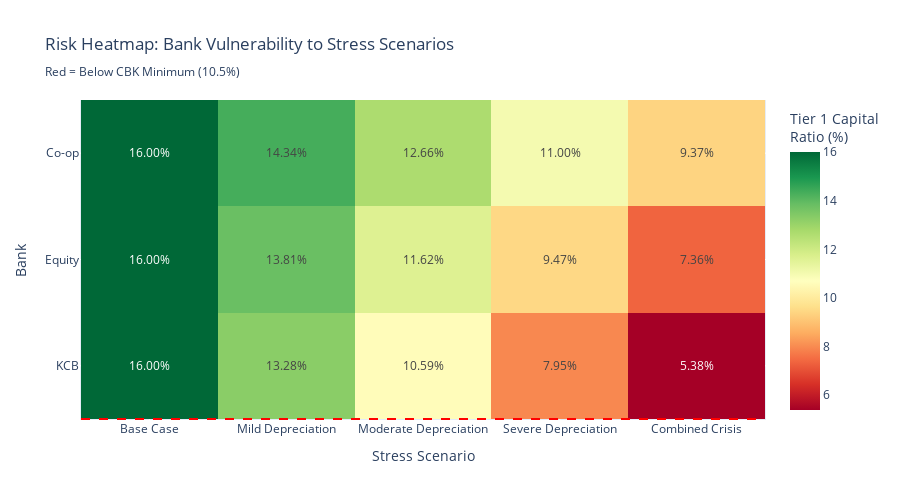

Notebook code cell kept with this figure:
### Markdown cell above
## Risk Heatmap & Vulnerability Matrix
**Purpose**: Create color-coded heatmap matrix showing Tier 1 capital ratios across all banks (rows) and stress scenarios (columns). Green indicates adequate capital, red indicates regulatory breach. Provides intuitive visual summary of which bank-scenario combinations pose greatest systemic risk.

### Code cell
# Risk Heat Map - Scenario vs Bank Vulnerability


# Create risk heatmap showing which banks are most vulnerable
heatmap_data = []
scenario_list = []
bank_list = []
risk_scores = []

for scenario in stress_scenarios.keys():
    for bank in banks_df['Bank Name']:
        stressed_ratio = stress_results[scenario][bank]['Tier 1 Ratio (%)']
        # Risk score: negative if below requirement
        if stressed_ratio < cbk_requirements['Tier 1 Capital Ratio (%)']:
            risk_score = cbk_requirements['Tier 1 Capital Ratio (%)'] - stressed_ratio
        else:
            risk_score = 0
        
        scenario_list.append(scenario)
        bank_list.append(bank)
        risk_scores.append(risk_score)

# Create matrix for heatmap
heatmap_matrix = []
scenario_labels = []
for scenario in stress_scenarios.keys():
    scenario_labels.append(scenario)
    row = []
    for bank in banks_df['Bank Name']:
        stressed_ratio = stress_results[scenario][bank]['Tier 1 Ratio (%)']
        row.append(stressed_ratio)
    heatmap_matrix.append(row)

heatmap_matrix = np.array(heatmap_matrix).T

fig = go.Figure(data=go.Heatmap(
    z=heatmap_matrix,
    x=scenario_labels,
    y=banks_df['Bank Name'],
    colorscale='RdYlGn',
    text=np.round(heatmap_matrix, 2),
    texttemplate='%{text:.2f}%',
    textfont={"size": 12},
    colorbar=dict(title="Tier 1 Capital<br>Ratio (%)"),
    hovertemplate="<b>%{y}</b><br>%{x}<br>Tier 1 Ratio: %{z:.2f}%<extra></extra>"
))

# Add a horizontal line showing the CBK minimum
fig.add_shape(
    type="line",
    x0=-0.5, x1=len(scenario_labels)-0.5,
    y0=-0.5, y1=-0.5,
    line=dict(color="red", width=2, dash="dash")
)

fig.update_layout(
    title="Risk Heatmap: Bank Vulnerability to Stress Scenarios<br><sub>Red = Below CBK Minimum (10.5%)</sub>",
    xaxis_title="Stress Scenario",
    yaxis_title="Bank",
    height=500,
    width=900,
    font=dict(size=12)
)

fig.show()

### Figure 1 — Plotly figure (JSON) as saved in the notebook; plotly's stock layout.template omitted (floating-point values rounded to 4 significant figures)
{"data": [{"colorbar": {"title": {"text": "Tier 1 Capital<br>Ratio (%)"}}, "colorscale": [[0, "rgb(165,0,38)"], [0.1, "rgb(215,48,39)"], [0.2, "rgb(244,109,67)"], [0.3, "rgb(253,174,97)"], [0.4, "rgb(254,224,139)"], [0.5, "rgb(255,255,191)"], [0.6, "rgb(217,239,139)"], [0.7, "rgb(166,217,106)"], [0.8, "rgb(102,189,99)"], [0.9, "rgb(26,152,80)"], [1, "rgb(0,104,55)"]], "hovertemplate": "<b>%{y}</b><br>%{x}<br>Tier 1 Ratio: %{z:.2f}%<extra></extra>", "text": [[16.0, 13.28, 10.59, 7.95, 5.38], [16.0, 13.81, 11.62, 9.47, 7.36], [16.0, 14.34, 12.66, 11.0, 9.37]], "textfont": {"size": 12}, "texttemplate": "%{text:.2f}%", "type": "heatmap", "x": ["Base Case", "Mild Depreciation", "Moderate Depreciation", "Severe Depreciation", "Combined Crisis"], "y": ["KCB", "Equity", "Co-op"], "z": [[16.0, 13.28, 10.59, 7.952, 5.381], [16.0, 13.81, 11.62, 9.466, 7.356], [16.0, 14.34, 12.66, 11.0, 9.369]]}], "layout": {"font": {"size": 12}, "height": 500, "shapes": [{"line": {"color": "red", "dash": "dash", "width": 2}, "type": "line", "x0": -0.5, "x1": 4.5, "y0": -0.5, "y1": -0.5}], "title": {"text": "Risk Heatmap: Bank Vulnerability to Stress Scenarios<br><sub>Red = Below CBK Minimum (10.5%)</sub>"}, "width": 900, "xaxis": {"title": {"text": "Stress Scenario"}}, "yaxis": {"title": {"text": "Bank"}}}}
